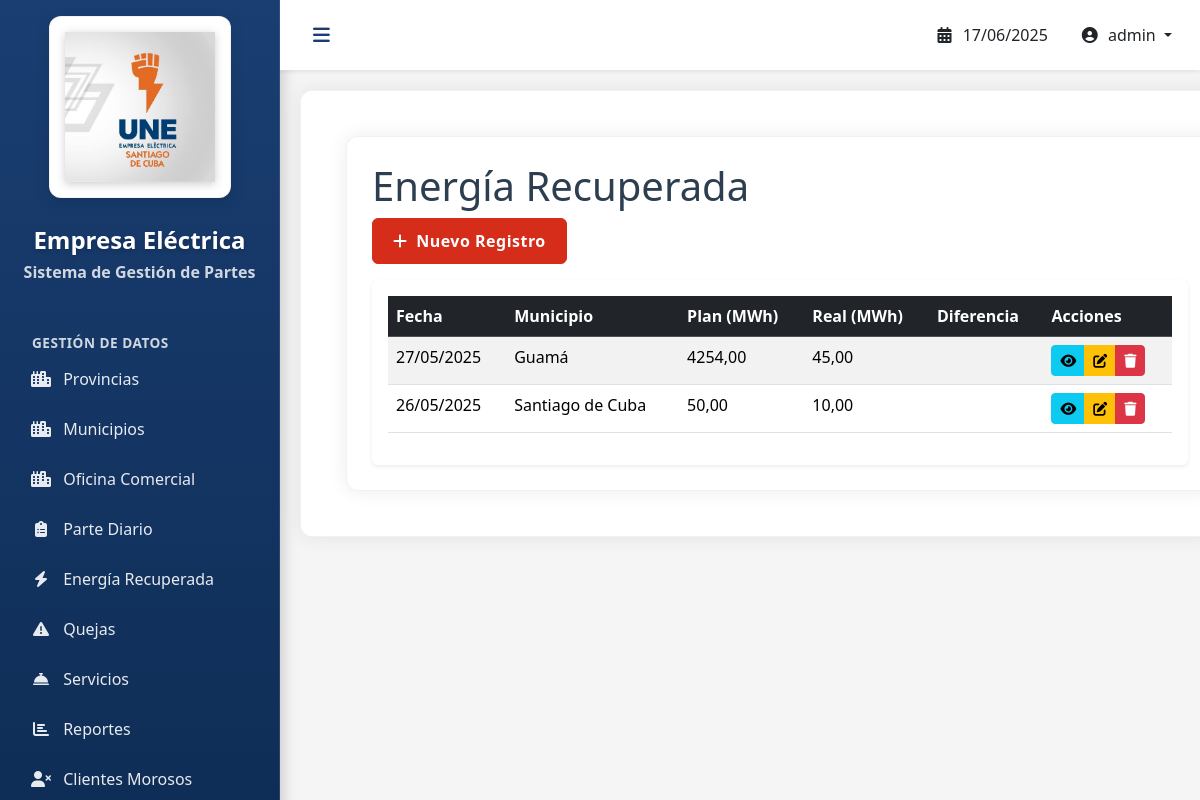
The app's page /energia/ (signed in), older data.
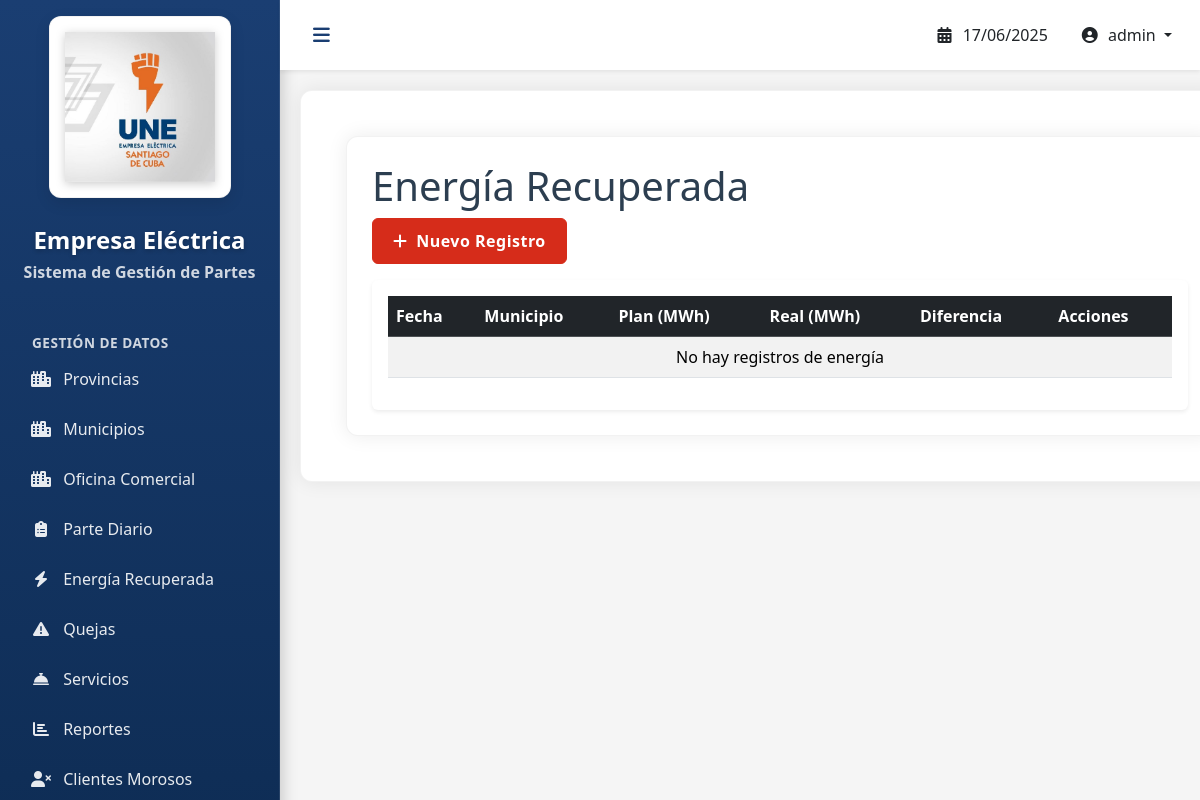
The same page, newer data.
### ParteDiario/models.py (models this page shows, shortened)
class EnergiaRecuperada(models.Model):
    parte = models.ForeignKey(ParteDiario, on_delete=models.CASCADE)
    plan_mwh = models.DecimalField(max_digits=10, decimal_places=2)
    real_mwh = models.DecimalField(max_digits=10, decimal_places=2)

class ParteDiario(models.Model):
    fecha = models.DateField(auto_now_add=True)
    usuario = models.ForeignKey(User, on_delete=models.CASCADE)
    provincia = models.ForeignKey(Provincia, null=True, on_delete=models.CASCADE)
    municipio = models.ForeignKey(Municipio, null=True, on_delete=models.CASCADE)  # Eliminé null=True
    oficina_comercial = models.ForeignKey(OficinaComercial, on_delete=models.SET_NULL, null=True, blank=True)

class Municipio(models.Model):
    provincia = models.ForeignKey(Provincia, on_delete=models.CASCADE, null=True)
    nombre = models.CharField(max_length=50, unique=True)

### ParteDiario/views.py (the view)
# urls.py: path('energia/', EnergiaRecuperadaListView.as_view(), name='energia-list'),
class EnergiaRecuperadaListView(LoginRequiredMixin, ListView):
    model = EnergiaRecuperada
    template_name = 'energia/list.html'
    context_object_name = 'energias'
    ordering = ['-parte__fecha']
    paginate_by = 10

### templates/energia/list.html (shortened to what this page needs)
{% extends 'base.html' %}
{% block content %}
<div class="container-fluid">
    <h1>Energía Recuperada</h1>
    <div class="d-flex justify-content-between mb-3">
        <a href="{% url 'energia-create' %}" class="btn btn-primary">
            <i class="fas fa-plus me-1"></i> Nuevo Registro
        </a>
    </div>
    <div class="card shadow-sm">
        <div class="card-body">
            <div class="table-responsive">
                <table class="table table-striped table-hover">
                    <thead class="table-dark">
                        <tr>
                            <th>Fecha</th>
                            <th>Municipio</th>
                            <th>Plan (MWh)</th>
                            <th>Real (MWh)</th>
                            <th>Diferencia</th>
                            <th>Acciones</th>
                        </tr>
                    </thead>
                    <tbody>
                        {% for energia in energias %}
                        <tr>
                            <td>{{ energia.parte.fecha|date:"d/m/Y" }}</td>
                            <td>{{ energia.parte.municipio.nombre }}</td>
                            <td>{{ energia.plan_mwh }}</td>
                            <td>{{ energia.real_mwh }}</td>
                            <td class="{% if energia.diferencia >= 0 %}text-success{% else %}text-danger{% endif %}">
                            </td>
                            <td>
                                <div class="btn-group btn-group-sm">
                                    <a href="{% url 'energia-detail' energia.pk %}" class="btn btn-info">
                                        <i class="fas fa-eye"></i>
                                    </a>
                                    <a href="{% url 'energia-update' energia.pk %}" class="btn btn-warning">
                                        <i class="fas fa-edit"></i>
                                    </a>
                                    <a href="{% url 'energia-delete' energia.pk %}" class="btn btn-danger">
                                        <i class="fas fa-trash"></i>
                                    </a>
                                </div>
                            </td>
                        </tr>
                        {% empty %}
                        <tr>
                            <td colspan="6" class="text-center">No hay registros de energía</td>
                        </tr>
                        {% endfor %}
                    </tbody>
                </table>
            </div>
        </div>
    </div>
</div>
{% endblock %}

Row changes from the older to the newer data that the page shows:
removed EnergiaRecuperada: parte.fecha "27/05/2025", parte.municipio.nombre "Guamá", plan_mwh "4254,00", real_mwh "45,00"
removed EnergiaRecuperada: parte.fecha "26/05/2025", parte.municipio.nombre "Santiago de Cuba", plan_mwh "50,00", real_mwh "10,00"
Text that changed along with them:
text now shown: "No hay registros de energía"
